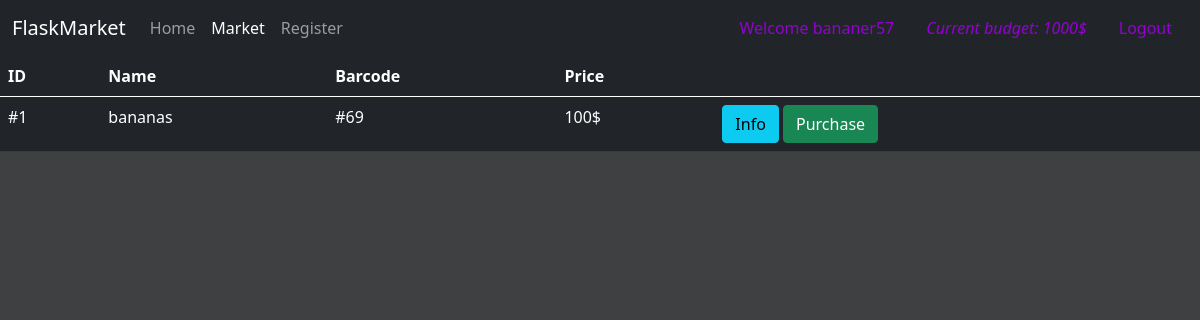
/market (signed in), run on an earlier commit of the app's database.
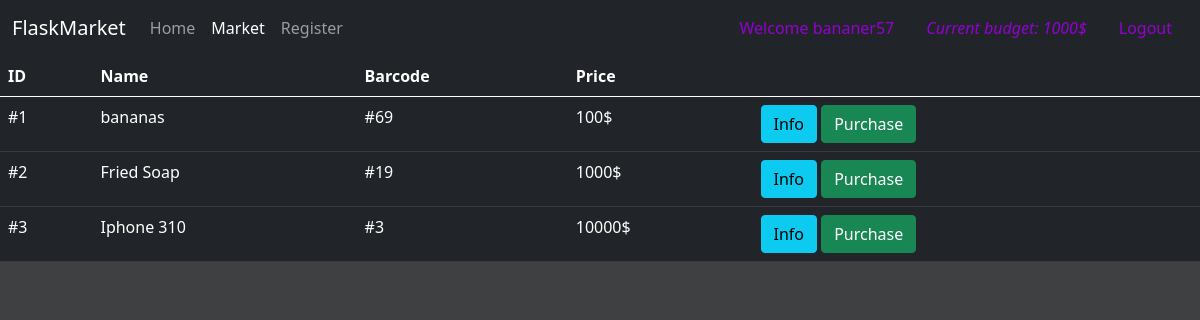
And on a later commit of the database.
### market/models.py (models this page shows, shortened)
class User(db.Model, UserMixin):
    id = db.Column(db.Integer(), primary_key=True)
    username = db.Column(db.String(length=30), nullable=False, unique=True)
    email_address = db.Column(db.String(length=50), nullable=False, unique=True)
    password_hash = db.Column(db.String(length=60), nullable=False)
    budget = db.Column(db.Integer(), nullable=False, default=1000)
    item = db.relationship("Item", backref="owned_user", lazy=True)
    @property
    def password(self):
        return self.password
    @password.setter
    def password(self, plain_text_password):
        self.password_hash = bcrypt.generate_password_hash(plain_text_password).decode("utf-8")

class Item(db.Model):
    id = db.Column(db.Integer(), primary_key=True)
    name = db.Column(db.String(length=30), nullable=False, unique=True)
    barcode = db.Column(db.String(length=12), nullable=False, unique=True)
    price = db.Column(db.Integer(), nullable=False)
    description = db.Column(db.String(length=1024), nullable=False)
    owner = db.Column(db.Integer(), db.ForeignKey("user.id"))

### market/routes.py (the view, shortened to what this page needs)
@app.route("/market", methods = ["GET", "POST"])
@login_required
def market_page():
    purchase_form = PurchaseItemForm()
    if request.method == "GET":
        items = Item.query.filter_by(owner=None)
        return render_template("market.html", items=items, purchase_form=purchase_form)

### market/models.py (called while the page is built)
@login_manager.user_loader
def load_user(user_id):
    return User.query.get(int(user_id))

### market/templates/market.html (shortened to what this page needs)
{% extends "base.html" %}
{% block nav_market %}
    active
{% endblock %}
{% block content %}
      <table class="table table-hover table-dark">
        <thead>
          <tr>
            <th scope="col">ID</th>
            <th scope="col">Name</th>
            <th scope="col">Barcode</th>
            <th scope="col">Price</th>
            <th scope="col"></th>
          </tr>
        </thead>
        <tbody>
            {% for item in items %}
            <tr>
                <td>#{{ item.id }}</td>
                <td>{{ item.name }}</td>
                <td>#{{ item.barcode }}</td>
                <td>{{ item.price }}$</td>
                <td>
                    <button type="button" class="btn btn-info" data-toggle="modal" data-target="#Modal-MoreInfo-{{ item.id }}">Info</button>
                    <button type="button" class="btn btn-success" data-toggle="modal" data-target="#Modal-Purchase-{{ item.id }}">Purchase</button>
                </td>
            </tr>
            {% endfor %}
        </tbody>
      </table>
{% endblock %}

### market/templates/base.html (shortened to what this page needs)
<!DOCTYPE html>
<html lang="en">
<head>
    <link href="https://cdn.jsdelivr.net/npm/bootstrap@5.1.0/dist/css/bootstrap.min.css" rel="stylesheet">
    <link rel="stylesheet" href="{{ url_for('static', filename='styles.css')}}">
</head>
<body style="background-color:rgb(62, 64, 65);">
    <nav class="navbar navbar-expand-md navbar-dark bg-dark">
        <div class="container-fluid">
          <a class="navbar-brand" href="/">FlaskMarket</a>
          <div class="collapse navbar-collapse" id="navbarSupportedContent">
            <ul class="navbar-nav me-auto mb-2 mb-lg-0">
              <li class="nav-item">
                <a class="nav-link {% block nav_home %}{% endblock %}" aria-current="page" href="/">Home</a>
              </li>
              <li class="nav-item">
                <a class="nav-link {% block nav_market %}{% endblock %}" href="/market">Market</a>
              </li>
              <li class="nav-item">
                <a class="nav-link {% block nav_register %}{% endblock %}" href="/register">Register</a>
              </li>
            </ul>
            {% if current_user.is_authenticated %}
            <a class="nav-link ses">Welcome {{ current_user.username }}</a>
            <a class="nav-link">
              <i class="fas fa-coins ses">Current budget: {{ current_user.budget }}$</i>
            </a>
            <a class="nav-link ses" href="{{ url_for('logout_page') }}">Logout</a>
            {% endif %}
          </div>
        </div>
      </nav>
      {% block content %}
      {% endblock %}
</body>
</html>

### market/static/styles.css (style rules this page uses)
.ses { color: darkviolet; }

What changed in the data, as far as the page shows it:
added Item: id "2", name "Fried Soap", barcode "19", price "1000"
added Item: id "3", name "Iphone 310", barcode "3", price "10000"
